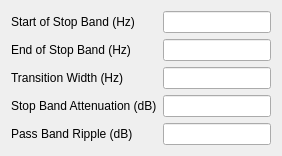
         <widget class="QWidget" name="firbnfPage">
          <layout class="QFormLayout" name="formLayout_5">
           <property name="fieldGrowthPolicy">
            <enum>QFormLayout::AllNonFixedFieldsGrow</enum>
           </property>
           <item row="0" column="0">
            <widget class="QLabel" name="startofBnfStopBandLabel">
             <property name="text">
              <string>Start of Stop Band (Hz)</string>
             </property>
            </widget>
           </item>
           <item row="0" column="1">
            <widget class="QLineEdit" name="startofBnfStopBandEdit"/>
           </item>
           <item row="1" column="0">
            <widget class="QLabel" name="endofBnfStopBandLabel">
             <property name="text">
              <string>End of Stop Band (Hz)</string>
             </property>
            </widget>
           </item>
           <item row="1" column="1">
            <widget class="QLineEdit" name="endofBnfStopBandEdit"/>
           </item>
           <item row="2" column="0">
            <widget class="QLabel" name="bnfTransitionLabel">
             <property name="text">
              <string>Transition Width (Hz)</string>
             </property>
            </widget>
           </item>
           <item row="2" column="1">
            <widget class="QLineEdit" name="bnfTransitionEdit"/>
           </item>
           <item row="3" column="0">
            <widget class="QLabel" name="bnfStopBandAttenLabel">
             <property name="text">
              <string>Stop Band Attenuation (dB)</string>
             </property>
            </widget>
           </item>
           <item row="3" column="1">
            <widget class="QLineEdit" name="bnfStopBandAttenEdit"/>
           </item>
           <item row="4" column="0">
            <widget class="QLabel" name="bnfPassBandRippleLabel">
             <property name="text">
              <string>Pass Band Ripple (dB)</string>
             </property>
            </widget>
           </item>
           <item row="4" column="1">
            <widget class="QLineEdit" name="bnfPassBandRippleEdit"/>
           </item>
          </layout>
         </widget>
